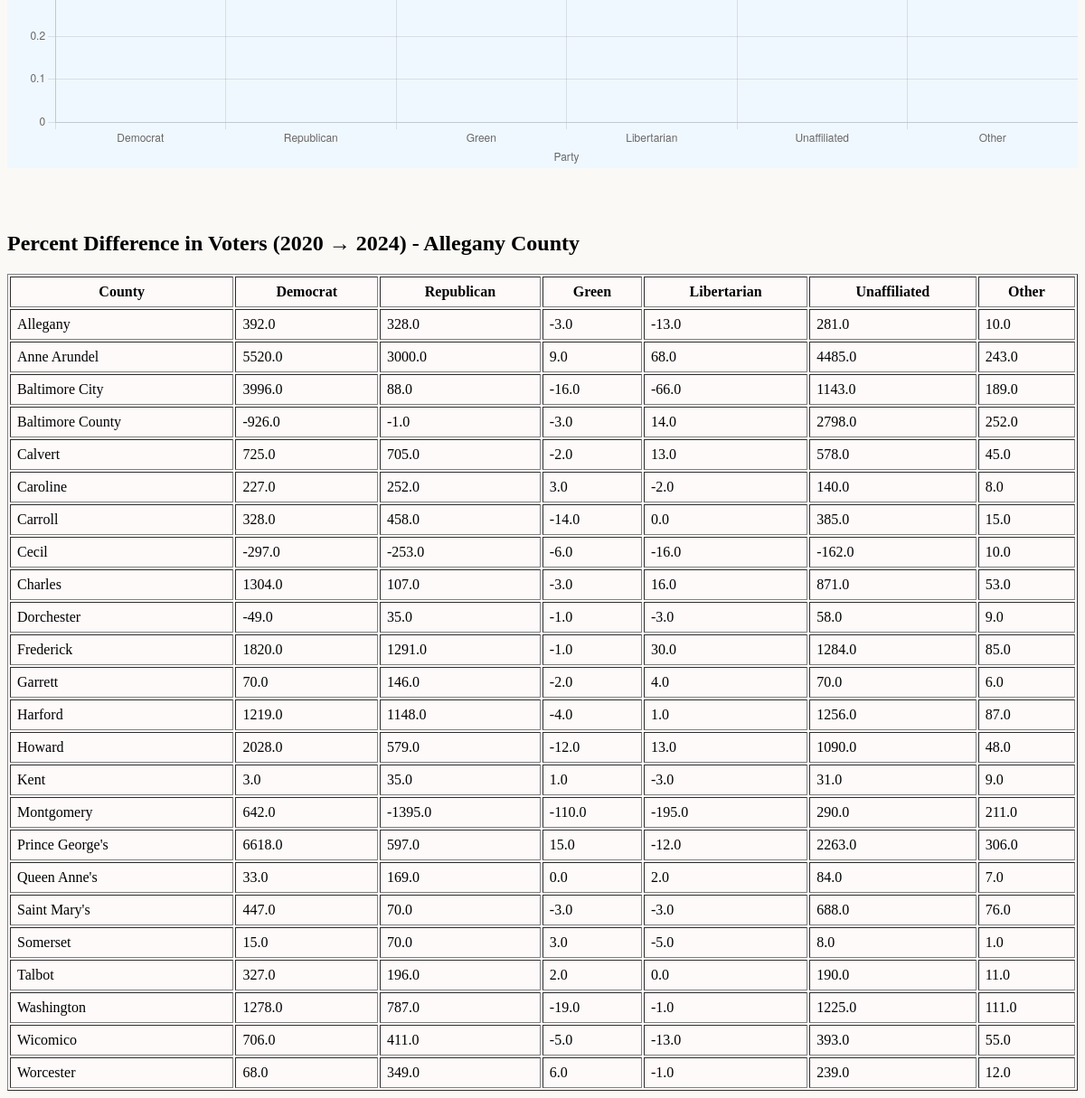
/eligible-inactive (lower part), run on an earlier commit of the app's database.
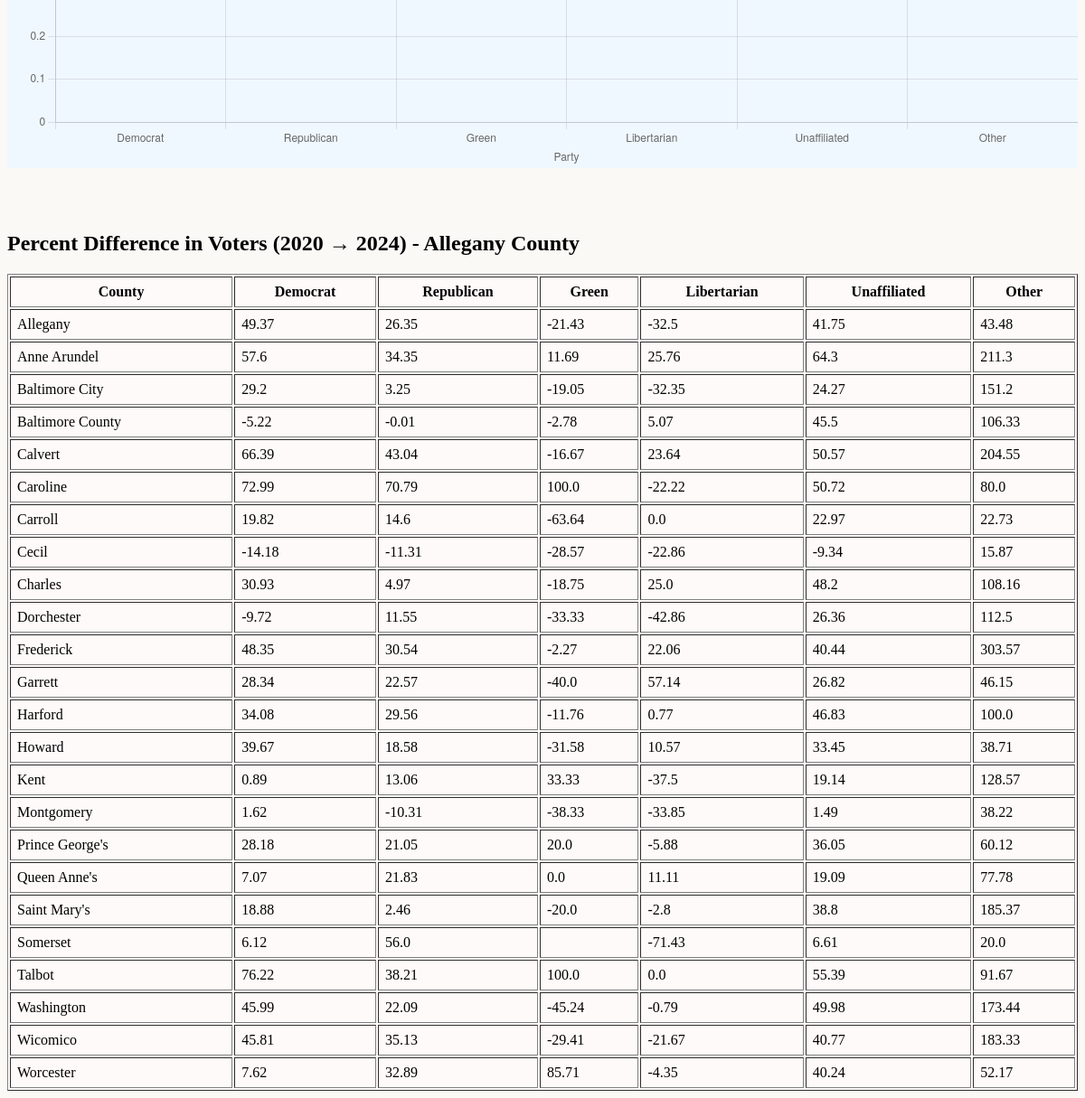
And on a later commit of the database.
### app.py (models this page shows)
class EligibleInactiveDifferences(Model):
    county = CharField(column_name='county')
    democrat_diff = DoubleField(column_name='democrat_diff')
    republican_diff = DoubleField(column_name='republican_diff')
    green_diff = DoubleField(column_name='green_diff', null=True)
    libertarian_diff = DoubleField(column_name='libertarian_diff')
    unaffiliated_diff = DoubleField(column_name='unaffiliated_diff')
    other_diff = DoubleField(column_name='other_diff')
    class Meta:
        table_name = "inactivity_differences"
        database = db
        primary_key = False

### app.py (the view)
@app.route("/eligible-inactive")
def eligible_inactive():
    template = 'eligible_inactive.html'
    object_list = EligibleInactiveDifferences.select()
    graph_query = EligibleInactiveDifferences.select()
    graph_data = [
        {
            "county": row.county,
            "democrat_diff": row.democrat_diff,
            "republican_diff": row.republican_diff,
            "green_diff": row.green_diff,
            "libertarian_diff": row.libertarian_diff,
            "unaffiliated_diff": row.unaffiliated_diff,
            "other_diff": row.other_diff
        }
        for row in graph_query
    ]
    return render_template(template, object_list=object_list, graph_data=graph_data)

### templates/eligible_inactive.html (shortened to what this page needs)
<!doctype html>
<html lang="en">
<head>
    <link rel="stylesheet" href="/static/general_style.css">
    <link rel="stylesheet" href="/static/eligible_inactive.css">
    <link rel="stylesheet" href="//cdn.datatables.net/2.0.0/css/dataTables.dataTables.min.css" />
</head>
<body>
    <div class="chart-container">
        <br>
        <canvas id="turnout-chart"></canvas>
    </div>
    <div class="controls">
        <div class="filter-group">
            <label for="year-filter">Filter by Year:</label>
        </div>
        <div class="filter-group">
            <label for="county-filter">Filter by County:</label>
        </div>
        <div class="filter-group">
            <label for="party-filter">Filter by Party:</label>
        </div>
        <button id="reset-filters">Reset Filters</button>
    </div>
    <br>
    <br>
    <h2 id="table-title">Percent Difference in Voters (2020 → 2024) - Allegany County</h2>
    <table id="voter-data" border=1 cellpadding=7>
        <thead>
            <tr>
                <th class="no-sort">County</th>
                <th>Democrat</th>
                <th>Republican</th>
                <th>Green</th>
                <th>Libertarian</th>
                <th>Unaffiliated</th>
                <th>Other</th>
            </tr>
        </thead>
        <tbody>
            {% for obj in object_list %}
            <tr>
                <td>{{ obj.county }}</td>
                <td>{{ obj.democrat_diff }}</td>
                <td>{{ obj.republican_diff }}</td>
                <td>{{ obj.green_diff }}</td>
                <td>{{ obj.libertarian_diff }}</td>
                <td>{{ obj.unaffiliated_diff }}</td>
                <td>{{ obj.other_diff }}</td>
            </tr>
            {% endfor %}
        </tbody>
    </table>
</body>
</html>

### static/general_style.css (style rules this page uses)
body { background-color: blanchedalmond; }
table { background-color:snow; }
#voter-data { width: 100%; table-layout: auto; }

### static/eligible_inactive.css (style rules this page uses)
body { background-color: #FAF9F6; }
.controls { padding: 15px; border-radius: 5px; margin-bottom: 20px; display: flex; flex-wrap: wrap; gap: 15px; align-items: center; }
.filter-group { display: flex; flex-direction: column; align-items: center; }
label { font-weight: bold; margin-bottom: 5px; }
select, button { padding: 8px; border-radius: 4px; border: 1px solid #ddd; }
button { background: #4CAF50; color: white; border: none; cursor: pointer; padding: 8px 15px; margin-left: auto; }
canvas { background-color:aliceblue; }
.chart-container { height: 600px; position: relative; }
#turnout-chart { height: 100% !important; max-height: 100% !important; }

What changed in the data, as far as the page shows it:
changed EligibleInactiveDifferences "Allegany": democrat_diff "392.0" → "49.37"; republican_diff "328.0" → "26.35"; green_diff "-3.0" → "-21.43"; libertarian_diff "-13.0" → "-32.5"; unaffiliated_diff "281.0" → "41.75"; other_diff "10.0" → "43.48"
changed EligibleInactiveDifferences "Anne Arundel": democrat_diff "5520.0" → "57.6"; republican_diff "3000.0" → "34.35"; green_diff "9.0" → "11.69"; libertarian_diff "68.0" → "25.76"; unaffiliated_diff "4485.0" → "64.3"; other_diff "243.0" → "211.3"
changed EligibleInactiveDifferences "Baltimore City": democrat_diff "3996.0" → "29.2"; republican_diff "88.0" → "3.25"; green_diff "-16.0" → "-19.05"; libertarian_diff "-66.0" → "-32.35"; unaffiliated_diff "1143.0" → "24.27"; other_diff "189.0" → "151.2"
changed EligibleInactiveDifferences "Baltimore County": democrat_diff "-926.0" → "-5.22"; republican_diff "-1.0" → "-0.01"; green_diff "-3.0" → "-2.78"; libertarian_diff "14.0" → "5.07"; unaffiliated_diff "2798.0" → "45.5"; other_diff "252.0" → "106.33"
changed EligibleInactiveDifferences "Calvert": democrat_diff "725.0" → "66.39"; republican_diff "705.0" → "43.04"; green_diff "-2.0" → "-16.67"; libertarian_diff "13.0" → "23.64"; unaffiliated_diff "578.0" → "50.57"; other_diff "45.0" → "204.55"
changed EligibleInactiveDifferences "Caroline": democrat_diff "227.0" → "72.99"; republican_diff "252.0" → "70.79"; green_diff "3.0" → "100.0"; libertarian_diff "-2.0" → "-22.22"; unaffiliated_diff "140.0" → "50.72"; other_diff "8.0" → "80.0"
changed EligibleInactiveDifferences "Carroll": democrat_diff "328.0" → "19.82"; republican_diff "458.0" → "14.6"; green_diff "-14.0" → "-63.64"; unaffiliated_diff "385.0" → "22.97"; other_diff "15.0" → "22.73"
changed EligibleInactiveDifferences "Cecil": democrat_diff "-297.0" → "-14.18"; republican_diff "-253.0" → "-11.31"; green_diff "-6.0" → "-28.57"; libertarian_diff "-16.0" → "-22.86"; unaffiliated_diff "-162.0" → "-9.34"; other_diff "10.0" → "15.87"
changed EligibleInactiveDifferences "Charles": democrat_diff "1304.0" → "30.93"; republican_diff "107.0" → "4.97"; green_diff "-3.0" → "-18.75"; libertarian_diff "16.0" → "25.0"; unaffiliated_diff "871.0" → "48.2"; other_diff "53.0" → "108.16"
changed EligibleInactiveDifferences "Dorchester": democrat_diff "-49.0" → "-9.72"; republican_diff "35.0" → "11.55"; green_diff "-1.0" → "-33.33"; libertarian_diff "-3.0" → "-42.86"; unaffiliated_diff "58.0" → "26.36"; other_diff "9.0" → "112.5"
changed EligibleInactiveDifferences "Frederick": democrat_diff "1820.0" → "48.35"; republican_diff "1291.0" → "30.54"; green_diff "-1.0" → "-2.27"; libertarian_diff "30.0" → "22.06"; unaffiliated_diff "1284.0" → "40.44"; other_diff "85.0" → "303.57"
changed EligibleInactiveDifferences "Garrett": democrat_diff "70.0" → "28.34"; republican_diff "146.0" → "22.57"; green_diff "-2.0" → "-40.0"; libertarian_diff "4.0" → "57.14"; unaffiliated_diff "70.0" → "26.82"; other_diff "6.0" → "46.15"
changed EligibleInactiveDifferences "Harford": democrat_diff "1219.0" → "34.08"; republican_diff "1148.0" → "29.56"; green_diff "-4.0" → "-11.76"; libertarian_diff "1.0" → "0.77"; unaffiliated_diff "1256.0" → "46.83"; other_diff "87.0" → "100.0"
changed EligibleInactiveDifferences "Howard": democrat_diff "2028.0" → "39.67"; republican_diff "579.0" → "18.58"; green_diff "-12.0" → "-31.58"; libertarian_diff "13.0" → "10.57"; unaffiliated_diff "1090.0" → "33.45"; other_diff "48.0" → "38.71"
changed EligibleInactiveDifferences "Kent": democrat_diff "3.0" → "0.89"; republican_diff "35.0" → "13.06"; green_diff "1.0" → "33.33"; libertarian_diff "-3.0" → "-37.5"; unaffiliated_diff "31.0" → "19.14"; other_diff "9.0" → "128.57"
changed EligibleInactiveDifferences "Montgomery": democrat_diff "642.0" → "1.62"; republican_diff "-1395.0" → "-10.31"; green_diff "-110.0" → "-38.33"; libertarian_diff "-195.0" → "-33.85"; unaffiliated_diff "290.0" → "1.49"; other_diff "211.0" → "38.22"
changed EligibleInactiveDifferences "Prince George's": democrat_diff "6618.0" → "28.18"; republican_diff "597.0" → "21.05"; green_diff "15.0" → "20.0"; libertarian_diff "-12.0" → "-5.88"; unaffiliated_diff "2263.0" → "36.05"; other_diff "306.0" → "60.12"
changed EligibleInactiveDifferences "Queen Anne's": democrat_diff "33.0" → "7.07"; republican_diff "169.0" → "21.83"; libertarian_diff "2.0" → "11.11"; unaffiliated_diff "84.0" → "19.09"; other_diff "7.0" → "77.78"
changed EligibleInactiveDifferences "Saint Mary's": democrat_diff "447.0" → "18.88"; republican_diff "70.0" → "2.46"; green_diff "-3.0" → "-20.0"; libertarian_diff "-3.0" → "-2.8"; unaffiliated_diff "688.0" → "38.8"; other_diff "76.0" → "185.37"
changed EligibleInactiveDifferences "Somerset": democrat_diff "15.0" → "6.12"; republican_diff "70.0" → "56.0"; libertarian_diff "-5.0" → "-71.43"; unaffiliated_diff "8.0" → "6.61"; other_diff "1.0" → "20.0"; green_diff "3.0" → (not shown)
changed EligibleInactiveDifferences "Talbot": democrat_diff "327.0" → "76.22"; republican_diff "196.0" → "38.21"; green_diff "2.0" → "100.0"; unaffiliated_diff "190.0" → "55.39"; other_diff "11.0" → "91.67"
changed EligibleInactiveDifferences "Washington": democrat_diff "1278.0" → "45.99"; republican_diff "787.0" → "22.09"; green_diff "-19.0" → "-45.24"; libertarian_diff "-1.0" → "-0.79"; unaffiliated_diff "1225.0" → "49.98"; other_diff "111.0" → "173.44"
changed EligibleInactiveDifferences "Wicomico": democrat_diff "706.0" → "45.81"; republican_diff "411.0" → "35.13"; green_diff "-5.0" → "-29.41"; libertarian_diff "-13.0" → "-21.67"; unaffiliated_diff "393.0" → "40.77"; other_diff "55.0" → "183.33"
changed EligibleInactiveDifferences "Worcester": democrat_diff "68.0" → "7.62"; republican_diff "349.0" → "32.89"; green_diff "6.0" → "85.71"; libertarian_diff "-1.0" → "-4.35"; unaffiliated_diff "239.0" → "40.24"; other_diff "12.0" → "52.17"
